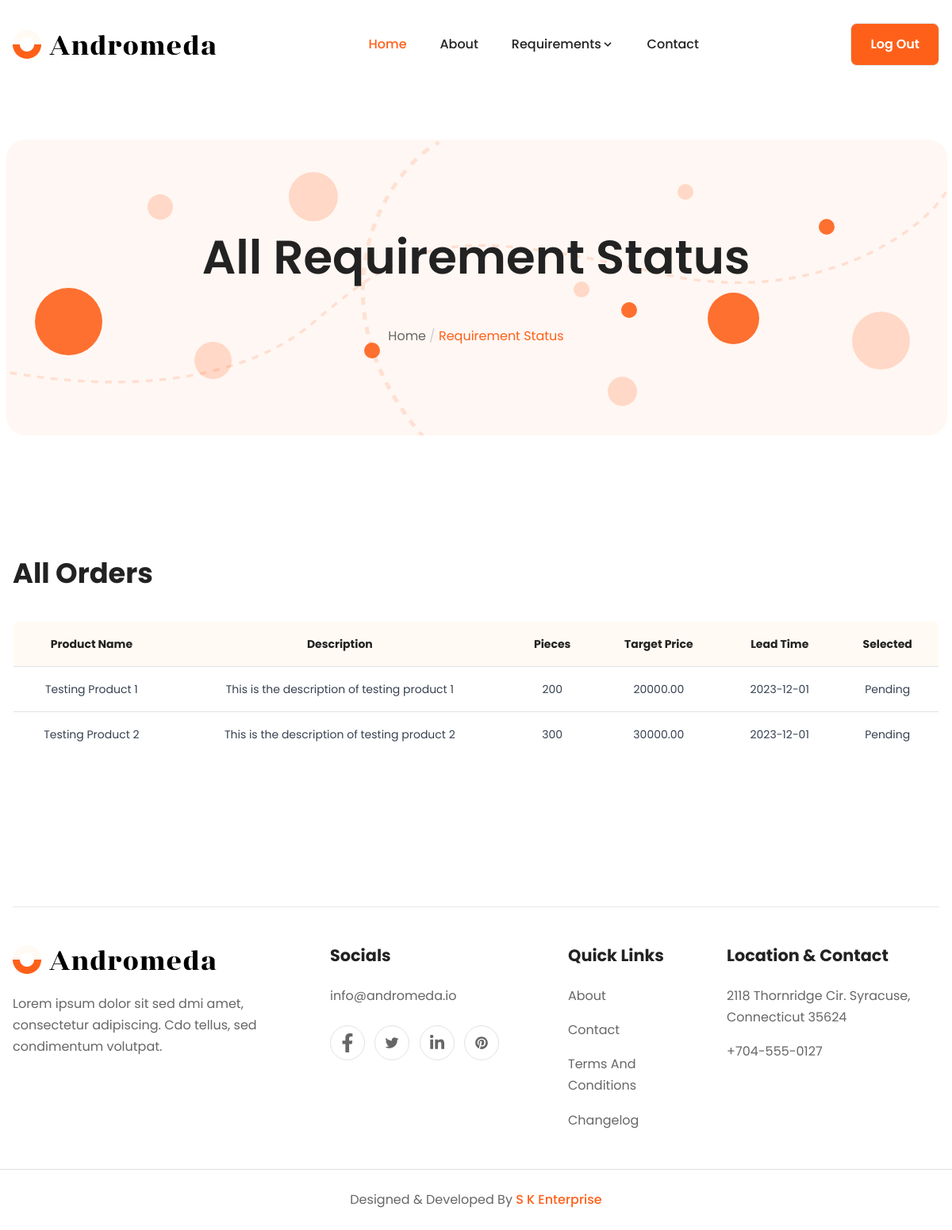
Page /pages/allBuyersOrder.php (signed in) on the committed database.
### tables this page shows
CREATE TABLE `buyerrequirement` (
  `Id` int(11) NOT NULL,
  `BuyerId` int(11) DEFAULT NULL,
  `Pieces` int(11) DEFAULT NULL,
  `TargetPrice` decimal(10,2) DEFAULT NULL,
  `Name` varchar(255) DEFAULT NULL,
  `Description` text DEFAULT NULL,
  `LeadTime` date DEFAULT NULL,
  `TodaysDate` date DEFAULT NULL,
  `Status` varchar(20) DEFAULT 'Pending'
);

### assets/includes/init.php (called while the page is built, shortened)
<?php
function urlOf($path)
{
    return BASE_URL . '/' . $path;
}

### pages/allBuyersOrder.php (the view, shortened to what this page needs)
<?php
include "../assets/includes/init.php";
$id = $_SESSION["userId"];
$query = "SELECT * FROM `buyerrequirement` WHERE BuyerId = $id";
$statement = $connection->prepare($query);
$result = $statement->execute();
$fetch = $statement->fetchAll(PDO::FETCH_ASSOC);
include pathOf("assets/includes/header.php");
include pathOf("assets/includes/navbar.php");
?>
<body>
    <section class="section">
        <div class="container-xxl relative overflow-hidden">
            <div class="row text-center">
                <div class="lg:col-12">
                    <div class="py-28">
                        <h1 class="mb-12 text-center text-h1-sm font-semibold capitalize md:text-h1-md lg:text-h1" data-aos="fade-up" data-aos-delay="100">
                            All Requirement Status
                        </h1>
                        <nav data-aos="fade-up" data-aos-delay="200">
                            <ul class="mb-0 flex justify-center bg-transparent p-0">
                                <li class="">
                                    <a class="" href="<?= urlOf("") ?>">Home</a>
                                </li>
                                <li class="text-primary" aria-current="page">
                                    <span class="pl-1 text-light">/</span>
                                    Requirement Status
                                </li>
                            </ul>
                        </nav>
                    </div>
                    <div class="has-circle h-full bg-primary/5">
                        <span class="ratio-32 rellax rellax left-[15%] top-[4.3rem]" data-rellax-speed="-2">
                        </span>
                        <span class="ratio-85 fill rellax left-[3%] top-[50%]" data-rellax-speed="2">
                        </span>
                        <span class="ratio-20 fill bottom-[26%] left-[38%]"> </span>
                        <span class="ratio-47 rellax bottom-[19%] left-[20%]" data-rellax-speed="1">
                        </span>
                        <span class="ratio-62 rellax left-[30%] top-[11%]" data-rellax-speed="-1">
                        </span>
                        <span class="ratio-20 fill rellax right-[12%] top-[100px]" data-rellax-speed="-0.5">
                        </span>
                        <span class="ratio-73 rellax right-[4%] top-[58%]" data-rellax-speed="-1">
                        </span>
                        <span class="ratio-37 rellax bottom-[10%] right-[33%]" data-rellax-speed="-0.5">
                        </span>
                        <span class="ratio-20 rellax right-[38%] top-[48%]" data-rellax-speed="1">
                        </span>
                        <span class="ratio-20 fill rellax right-[33%] top-[55%]" data-rellax-speed="1">
                        </span>
                        <span class="ratio-65 fill rellax bottom-[31%] right-[20%]" data-rellax-speed="-2">
                        </span>
                        <span class="ratio-20 right-[27%] top-[15%]" data-rellax-speed="-2">
                        </span>
                    </div>
                </div>
            </div>
        </div>
    </section>
    <section class="section">
        <div class="container">
            <div class="content">
                <h3 id="table">All Orders</h3>
                <table style="text-align: center;">
                    <thead>
                        <tr>
                            <th>Product Name</th>
                            <th>Description</th>
                            <th>Pieces</th>
                            <th>Target Price</th>
                            <th>Lead Time</th>
                            <th>Selected</th>
                        </tr>
                    </thead>
                    <tbody style="text-align: center;">
                        <?php foreach ($fetch as $bidData) { ?>
                            <tr>
                                <td><?= $bidData["Name"] ?></td>
                                <td><?= $bidData["Description"] ?></td>
                                <td><?= $bidData["Pieces"] ?></td>
                                <td><?= $bidData["TargetPrice"] ?></td>
                                <td><?= $bidData["LeadTime"] ?></td>
                                <td><?= $bidData["Status"] ?></td>
                            </tr>
                        <?php } ?>
                    </tbody>
                </table>
            </div>
        </div>
    </section>
    <?php
    include pathOf("assets/includes/footer.php");
    include pathOf("assets/includes/pageend.php");
    ?>

### assets/includes/header.php (shortened to what this page needs)
<!DOCTYPE html>
<html lang="en">
<head>
    <link rel="stylesheet" href="<?= urlOf("assets/aos/aos.css") ?>" />
    <link rel="stylesheet" href="<?= urlOf("assets/plugins/swiper/swiper-bundle.css") ?>" />
    <link rel="stylesheet" href="<?= urlOf("assets/plugins/font-awesome/v6/brands.css") ?>" />
    <link rel="stylesheet" href="<?= urlOf("assets/plugins/font-awesome/v6/solid.css") ?>" />
    <link rel="stylesheet" href="<?= urlOf("assets/plugins/font-awesome/v6/regular.css") ?>" />
    <link rel="stylesheet" href="<?= urlOf("assets/plugins/font-awesome/v6/fontawesome.css") ?>" />
    <link href="<?= urlOf("assets/styles/main.css") ?>" rel="stylesheet" />
</head>

### assets/includes/navbar.php (shortened to what this page needs)
<header class="header" id="header">
    <nav class="navbar container-xxl">
        <div class="order-0">
            <a href="#" class="navbar-brand block">
                <img alt="Andromeda Astro" class="h-7 w-auto md:h-[36px] md:w-[257px]" width="514" height="72" src="<?= urlOf("assets/images/logo.png") ?>" loading="lazy" decoding="async" />
            </a>
        </div>
        <ul id="nav-menu" class="navbar-nav order-3 hidden w-full flex-col pt-10 text-center lg:order-1 lg:flex lg:w-auto lg:flex-row lg:space-x-2 lg:pt-0 lg:text-left">
            <li class="nav-item">
                <a href="<?= urlOf("") ?>" class="nav-link active block py-2 lg:px-[0.625rem] lg:py-[0.9rem] xl:px-[1.06rem]">
                    Home
                </a>
            </li>
            <li class="nav-item">
                <a href="<?= urlOf("pages/about.php") ?>" class="nav-link false block py-2 lg:px-[0.625rem] lg:py-[0.9rem] xl:px-[1.06rem]">
                    About
                </a>
            </li>
            <?php if (isset($_SESSION["roleName"])) { ?>
                <li class="nav-item nav-dropdown group relative cursor-pointer" id="dropdown-button">
                    <span class="nav-link inline-flex items-center lg:px-[0.625rem] lg:py-[0.9rem] xl:px-[1.06rem]">
                        Requirements
                        <svg class="h-4 w-4 fill-current" viewBox="0 0 20 20">
                            <path d="M9.293 12.95l.707.707L15.657 8l-1.414-1.414L10 10.828 5.757 6.586 4.343 8z"></path>
                        </svg>
                    </span>
                </li>
            <?php } ?>
            <li class="nav-item">
                <a href="<?= urlOf("pages/contact.php") ?>" class="nav-link false block py-2 lg:px-[0.625rem] lg:py-[0.9rem] xl:px-[1.06rem]">
                    Contact
                </a>
            </li>
        </ul>
        <?php if (isset($_SESSION["roleName"])) { ?>
            <div class="ml-autoflex order-1 hidden items-center md:ml-0 lg:order-2 lg:flex">
                <a class="btn btn-primary" href="<?= urlOf("api/logout.php") ?>">Log Out</a>
            </div>
        <?php } else { ?>
            <div class="ml-autoflex order-1 hidden items-center md:ml-0 lg:order-2 lg:flex">
                <a class="btn btn-primary" href="<?= urlOf("pages/signin.php") ?>">Get Started</a>
            </div>
        <?php } ?>
    </nav>
</header>

### assets/includes/footer.php (shortened to what this page needs)
<footer class="mt-24">
    <div class="container">
        <div class="row justify-center pb-12">
            <div class="col-12">
                <div class="border-t pb-12"></div>
            </div>
            <div class="sm:col-6 md:col-6 lg:col-4">
                <div class="pr-6">
                    <div class="order-0 mb-6">
                        <a href="#" class="navbar-brand block">
                            <img alt="Andromeda Astro" class="h-7 w-auto md:h-[36px] md:w-[257px]" width="514" height="72" src="<?= urlOf("assets/images/logo.png") ?>" loading="lazy" decoding="async" />
                        </a>
                    </div>
                    <p class="mb-0">
                        Lorem ipsum dolor sit sed dmi amet, consectetur adipiscing. Cdo
                        tellus, sed condimentum volutpat.
                    </p>
                </div>
            </div>
            <div class="mt-12 sm:col-6 md:col-6 lg:col-3 sm:mt-0">
                <div class="footer-widget">
                    <h4 class="h5 mb-6">Socials</h4>
                    <ul class="footer-links list-unstyled mb-6">
                        <li>
                            <a class="hover:text-primary hover:underline" href="mailto:info@andromeda.io">info@andromeda.io</a>
                        </li>
                    </ul>
                    <ul class="social-icons mb-8">
                        <li class="inline-block">
                            <a aria-label="facebook" href="https://facebook.com/" target="_blank" rel="noopener noreferrer nofollow">
                            </a>
                        </li>
                        <li class="inline-block">
                            <a aria-label="twitter" href="https://twitter.com/" target="_blank" rel="noopener noreferrer nofollow">
                            </a>
                        </li>
                        <li class="inline-block">
                            <a aria-label="linkedin" href="https://linkedin.com/" target="_blank" rel="noopener noreferrer nofollow">
                            </a>
                        </li>
                        <li class="inline-block">
                            <a aria-label="pinterest" href="https://pinterest.com/" target="_blank" rel="noopener noreferrer nofollow">
                            </a>
                        </li>
                    </ul>
                </div>
            </div>
            <div class="mt-12 sm:col-6 md:col-6 lg:col-2 lg:mt-0">
                <div class="footer-widget">
                    <h4 class="h5 mb-6">Quick Links</h4>
                    <ul class="footer-links list-unstyled">
                        <li class="mb-4">
                            <a class="hover:text-primary hover:underline" href="about.html">
                                About
                            </a>
                        </li>
                        <li class="mb-4">
                            <a class="hover:text-primary hover:underline" href="contact.html">
                                Contact
                            </a>
                        </li>
                        <li class="mb-4">
                            <a class="hover:text-primary hover:underline" href="terms-and-conditions.html">
                                Terms And Conditions
                            </a>
                        </li>
                        <li class="mb-0">
                            <a class="hover:text-primary hover:underline" href="changelog.html">
                                Changelog
                            </a>
                        </li>
                    </ul>
                </div>
            </div>
            <div class="mt-12 sm:col-6 md:col-6 lg:col-3 lg:mt-0">
                <div class="footer-widget">
                    <h4 class="h5 mb-6">Location &amp; Contact</h4>
                    <ul class="footer-links list-unstyled">
                        <li class="mb-4">
                            2118 Thornridge Cir. Syracuse, Connecticut 35624
                        </li>
                        <li>
                            <a class="hover:text-primary hover:underline" href="tel:+704-555-0127">+704-555-0127</a>
                        </li>
                    </ul>
                </div>
            </div>
        </div>
        <div class="row justify-center border-t border-border py-6">
            <div class="col-12 text-center">
                <p class="content text-text">
                    Designed &amp; Developed By
                    <a href="<?= urlOf("") ?>">S K Enterprise</a>
                </p>
            </div>
        </div>
    </div>
</footer>

### assets/includes/pageend.php
</body>
</html>

### rows in the picture
buyerrequirement: Name "Testing Product 1", Description "This is the description of testing product 1", Pieces "200", TargetPrice "20000.00", LeadTime "2023-12-01", Status "Pending"
buyerrequirement: Name "Testing Product 2", Description "This is the description of testing product 2", Pieces "300", TargetPrice "30000.00", LeadTime "2023-12-01", Status "Pending"
